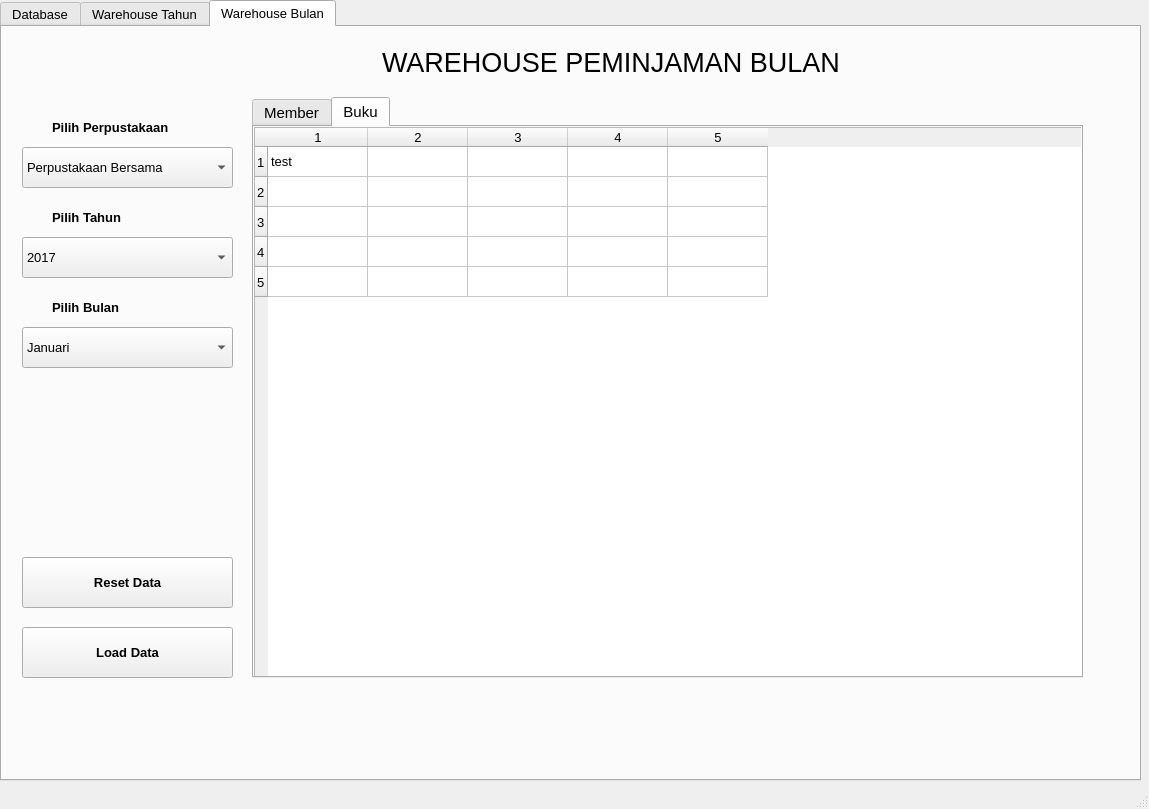
<?xml version="1.0" encoding="UTF-8"?>
<ui version="4.0">
 <class>MainWindow</class>
 <widget class="QMainWindow" name="MainWindow">
  <property name="geometry">
   <rect>
    <x>0</x>
    <y>0</y>
    <width>1149</width>
    <height>809</height>
   </rect>
  </property>
  <property name="windowTitle">
   <string>Data Warehouse | Kelompok 3</string>
  </property>
  <property name="windowIcon">
   <iconset resource="../qrt/book.qrc">
    <normaloff>:/iconbook/book2.png</normaloff>:/iconbook/book2.png</iconset>
  </property>
  <widget class="QWidget" name="centralwidget">
   <widget class="QTabWidget" name="tabWidget">
    <property name="geometry">
     <rect>
      <x>0</x>
      <y>0</y>
      <width>1141</width>
      <height>781</height>
     </rect>
    </property>
    <property name="font">
     <font>
      <pointsize>10</pointsize>
     </font>
    </property>
    <property name="styleSheet">
     <string notr="true"/>
    </property>
    <property name="currentIndex">
     <number>2</number>
    </property>
    <widget class="QWidget" name="tab">
     <attribute name="icon">
      <iconset>
       <normalon>:/setting/download (1).png</normalon>
      </iconset>
     </attribute>
     <attribute name="title">
      <string>Database</string>
     </attribute>
     <widget class="QTableWidget" name="tableWidget">
      <property name="geometry">
       <rect>
        <x>20</x>
        <y>180</y>
        <width>1061</width>
        <height>441</height>
       </rect>
      </property>
      <property name="font">
       <font>
        <pointsize>10</pointsize>
       </font>
      </property>
      <property name="frameShape">
       <enum>QFrame::StyledPanel</enum>
      </property>
      <property name="frameShadow">
       <enum>QFrame::Plain</enum>
      </property>
      <property name="rowCount">
       <number>5</number>
      </property>
      <property name="columnCount">
       <number>5</number>
      </property>
      <row/>
      <row/>
      <row/>
      <row/>
      <row/>
      <column/>
      <column/>
      <column/>
      <column/>
      <column/>
     </widget>
     <widget class="QPushButton" name="buttonExtract">
      <property name="geometry">
       <rect>
        <x>20</x>
        <y>670</y>
        <width>191</width>
        <height>51</height>
       </rect>
      </property>
      <property name="font">
       <font>
        <pointsize>12</pointsize>
       </font>
      </property>
      <property name="text">
       <string>Extract Data</string>
      </property>
      <property name="icon">
       <iconset>
        <normalon>:/iconextract/add-to-database.png</normalon>
       </iconset>
      </property>
      <property name="iconSize">
       <size>
        <width>30</width>
        <height>30</height>
       </size>
      </property>
      <property name="checkable">
       <bool>true</bool>
      </property>
     </widget>
     <widget class="QPushButton" name="buttonResetWH">
      <property name="geometry">
       <rect>
        <x>860</x>
        <y>670</y>
        <width>221</width>
        <height>51</height>
       </rect>
      </property>
      <property name="font">
       <font>
        <pointsize>12</pointsize>
       </font>
      </property>
      <property name="autoFillBackground">
       <bool>false</bool>
      </property>
      <property name="text">
       <string>Reset Warehouse</string>
      </property>
      <property name="icon">
       <iconset>
        <normalon>:/min/min-sql.png</normalon>
       </iconset>
      </property>
      <property name="iconSize">
       <size>
        <width>30</width>
        <height>30</height>
       </size>
      </property>
      <property name="autoDefault">
       <bool>false</bool>
      </property>
     </widget>
     <widget class="QLabel" name="label_2">
      <property name="geometry">
       <rect>
        <x>20</x>
        <y>130</y>
        <width>51</width>
        <height>31</height>
       </rect>
      </property>
      <property name="font">
       <font>
        <weight>75</weight>
        <italic>true</italic>
        <bold>true</bold>
       </font>
      </property>
      <property name="text">
       <string>FROM</string>
      </property>
     </widget>
     <widget class="QComboBox" name="comboBox">
      <property name="geometry">
       <rect>
        <x>90</x>
        <y>130</y>
        <width>191</width>
        <height>31</height>
       </rect>
      </property>
      <property name="tabletTracking">
       <bool>false</bool>
      </property>
      <property name="autoFillBackground">
       <bool>false</bool>
      </property>
      <item>
       <property name="text">
        <string>Perpustakaan</string>
       </property>
      </item>
     </widget>
     <widget class="QLabel" name="label_3">
      <property name="geometry">
       <rect>
        <x>310</x>
        <y>130</y>
        <width>31</width>
        <height>31</height>
       </rect>
      </property>
      <property name="font">
       <font>
        <weight>75</weight>
        <italic>true</italic>
        <bold>true</bold>
       </font>
      </property>
      <property name="text">
       <string>TO</string>
      </property>
     </widget>
     <widget class="QComboBox" name="comboBox_2">
      <property name="geometry">
       <rect>
        <x>350</x>
        <y>130</y>
        <width>191</width>
        <height>31</height>
       </rect>
      </property>
      <item>
       <property name="text">
        <string>Warehouse</string>
       </property>
      </item>
     </widget>
     <widget class="QLabel" name="label_4">
      <property name="geometry">
       <rect>
        <x>410</x>
        <y>30</y>
        <width>471</width>
        <height>51</height>
       </rect>
      </property>
      <property name="font">
       <font>
        <family>MS Shell Dlg 2</family>
        <pointsize>20</pointsize>
       </font>
      </property>
      <property name="text">
       <string>WAREHOUSE PERPUSTAKAAN</string>
      </property>
     </widget>
     <widget class="QPushButton" name="buttonRefresh">
      <property name="geometry">
       <rect>
        <x>240</x>
        <y>670</y>
        <width>191</width>
        <height>51</height>
       </rect>
      </property>
      <property name="font">
       <font>
        <pointsize>12</pointsize>
       </font>
      </property>
      <property name="text">
       <string> Refresh</string>
      </property>
      <property name="icon">
       <iconset>
        <normalon>:/refresh/refresh.png</normalon>
       </iconset>
      </property>
      <property name="iconSize">
       <size>
        <width>30</width>
        <height>30</height>
       </size>
      </property>
     </widget>
     <widget class="QLabel" name="label_5">
      <property name="geometry">
       <rect>
        <x>350</x>
        <y>20</y>
        <width>51</width>
        <height>71</height>
       </rect>
      </property>
      <property name="text">
       <string/>
      </property>
      <property name="pixmap">
       <pixmap resource="../qrt/book.qrc">:/iconbook/book2.png</pixmap>
      </property>
      <property name="scaledContents">
       <bool>true</bool>
      </property>
     </widget>
    </widget>
    <widget class="QWidget" name="tab_2">
     <attribute name="icon">
      <iconset>
       <normalon>:/show/images (2).png</normalon>
      </iconset>
     </attribute>
     <attribute name="title">
      <string>Warehouse Tahun</string>
     </attribute>
     <widget class="QComboBox" name="comboPerpus">
      <property name="geometry">
       <rect>
        <x>20</x>
        <y>120</y>
        <width>211</width>
        <height>41</height>
       </rect>
      </property>
      <property name="font">
       <font>
        <pointsize>10</pointsize>
       </font>
      </property>
      <property name="currentText">
       <string>Perpustakaan Bersama</string>
      </property>
      <item>
       <property name="text">
        <string>Perpustakaan Bersama</string>
       </property>
      </item>
      <item>
       <property name="text">
        <string>Perpustakaan Jurusan</string>
       </property>
      </item>
     </widget>
     <widget class="QComboBox" name="comboTahun">
      <property name="geometry">
       <rect>
        <x>20</x>
        <y>210</y>
        <width>211</width>
        <height>41</height>
       </rect>
      </property>
      <property name="font">
       <font>
        <pointsize>10</pointsize>
       </font>
      </property>
      <property name="currentText">
       <string>2017</string>
      </property>
      <item>
       <property name="text">
        <string>2017</string>
       </property>
      </item>
      <item>
       <property name="text">
        <string>2018</string>
       </property>
      </item>
      <item>
       <property name="text">
        <string>2019</string>
       </property>
      </item>
     </widget>
     <widget class="QPushButton" name="buttonLoad">
      <property name="geometry">
       <rect>
        <x>20</x>
        <y>600</y>
        <width>211</width>
        <height>51</height>
       </rect>
      </property>
      <property name="font">
       <font>
        <weight>75</weight>
        <bold>true</bold>
       </font>
      </property>
      <property name="text">
       <string>Load Data</string>
      </property>
      <property name="icon">
       <iconset>
        <normalon>:/sql-query/sql_query.png</normalon>
       </iconset>
      </property>
      <property name="iconSize">
       <size>
        <width>30</width>
        <height>30</height>
       </size>
      </property>
     </widget>
     <widget class="QPushButton" name="buttonReset">
      <property name="geometry">
       <rect>
        <x>20</x>
        <y>530</y>
        <width>211</width>
        <height>51</height>
       </rect>
      </property>
      <property name="font">
       <font>
        <weight>75</weight>
        <bold>true</bold>
       </font>
      </property>
      <property name="text">
       <string>Reset Data</string>
      </property>
      <property name="icon">
       <iconset>
        <normalon>:/min/min-sql.png</normalon>
       </iconset>
      </property>
      <property name="iconSize">
       <size>
        <width>30</width>
        <height>30</height>
       </size>
      </property>
     </widget>
     <widget class="QLabel" name="label">
      <property name="geometry">
       <rect>
        <x>380</x>
        <y>10</y>
        <width>541</width>
        <height>51</height>
       </rect>
      </property>
      <property name="font">
       <font>
        <family>MS Shell Dlg 2</family>
        <pointsize>20</pointsize>
       </font>
      </property>
      <property name="text">
       <string>WAREHOUSE PEMINJAMAN TAHUN</string>
      </property>
     </widget>
     <widget class="QTabWidget" name="tabWidget_2">
      <property name="geometry">
       <rect>
        <x>250</x>
        <y>70</y>
        <width>831</width>
        <height>581</height>
       </rect>
      </property>
      <property name="font">
       <font>
        <pointsize>11</pointsize>
       </font>
      </property>
      <property name="currentIndex">
       <number>1</number>
      </property>
      <widget class="QWidget" name="tab_3">
       <attribute name="icon">
        <iconset>
         <normalon>:/person/grab-vector-graphic-person-icon--imagebasket-13.png</normalon>
        </iconset>
       </attribute>
       <attribute name="title">
        <string>Member</string>
       </attribute>
       <widget class="QTableWidget" name="tableWidget_2">
        <property name="geometry">
         <rect>
          <x>0</x>
          <y>0</y>
          <width>831</width>
          <height>551</height>
         </rect>
        </property>
        <property name="font">
         <font>
          <pointsize>10</pointsize>
         </font>
        </property>
        <property name="rowCount">
         <number>5</number>
        </property>
        <property name="columnCount">
         <number>5</number>
        </property>
        <row/>
        <row/>
        <row/>
        <row/>
        <row/>
        <column/>
        <column/>
        <column/>
        <column/>
        <column/>
        <item row="0" column="0">
         <property name="text">
          <string/>
         </property>
        </item>
       </widget>
      </widget>
      <widget class="QWidget" name="tab_4">
       <attribute name="icon">
        <iconset>
         <normalon>:/book2/book3.png</normalon>
        </iconset>
       </attribute>
       <attribute name="title">
        <string>Buku</string>
       </attribute>
       <widget class="QTableWidget" name="tableWidget_3">
        <property name="geometry">
         <rect>
          <x>0</x>
          <y>0</y>
          <width>831</width>
          <height>551</height>
         </rect>
        </property>
        <property name="font">
         <font>
          <pointsize>10</pointsize>
         </font>
        </property>
        <property name="rowCount">
         <number>5</number>
        </property>
        <property name="columnCount">
         <number>5</number>
        </property>
        <row/>
        <row/>
        <row/>
        <row/>
        <row/>
        <column/>
        <column/>
        <column/>
        <column/>
        <column/>
        <item row="0" column="0">
         <property name="text">
          <string>test</string>
         </property>
        </item>
       </widget>
      </widget>
     </widget>
     <widget class="QLabel" name="label_6">
      <property name="geometry">
       <rect>
        <x>50</x>
        <y>90</y>
        <width>171</width>
        <height>21</height>
       </rect>
      </property>
      <property name="font">
       <font>
        <weight>75</weight>
        <italic>false</italic>
        <bold>true</bold>
       </font>
      </property>
      <property name="text">
       <string>Pilih Perpustakaan</string>
      </property>
     </widget>
     <widget class="QLabel" name="label_7">
      <property name="geometry">
       <rect>
        <x>50</x>
        <y>180</y>
        <width>111</width>
        <height>21</height>
       </rect>
      </property>
      <property name="font">
       <font>
        <weight>75</weight>
        <italic>false</italic>
        <bold>true</bold>
       </font>
      </property>
      <property name="text">
       <string>Pilih Tahun</string>
      </property>
     </widget>
     <widget class="QLabel" name="label_15">
      <property name="geometry">
       <rect>
        <x>20</x>
        <y>90</y>
        <width>21</width>
        <height>21</height>
       </rect>
      </property>
      <property name="text">
       <string/>
      </property>
      <property name="pixmap">
       <pixmap resource="../qrt/book.qrc">:/date/date.png</pixmap>
      </property>
      <property name="scaledContents">
       <bool>true</bool>
      </property>
     </widget>
     <widget class="QLabel" name="label_16">
      <property name="geometry">
       <rect>
        <x>20</x>
        <y>180</y>
        <width>21</width>
        <height>21</height>
       </rect>
      </property>
      <property name="text">
       <string/>
      </property>
      <property name="pixmap">
       <pixmap resource="../qrt/book.qrc">:/date/date.png</pixmap>
      </property>
      <property name="scaledContents">
       <bool>true</bool>
      </property>
     </widget>
     <zorder>tabWidget_2</zorder>
     <zorder>comboPerpus</zorder>
     <zorder>comboTahun</zorder>
     <zorder>buttonLoad</zorder>
     <zorder>buttonReset</zorder>
     <zorder>label</zorder>
     <zorder>label_6</zorder>
     <zorder>label_7</zorder>
     <zorder>label_15</zorder>
     <zorder>label_16</zorder>
    </widget>
    <widget class="QWidget" name="tabBulan">
     <attribute name="icon">
      <iconset>
       <normalon>:/show/images (2).png</normalon>
      </iconset>
     </attribute>
     <attribute name="title">
      <string>Warehouse Bulan</string>
     </attribute>
     <widget class="QPushButton" name="buttonReset_2">
      <property name="geometry">
       <rect>
        <x>20</x>
        <y>530</y>
        <width>211</width>
        <height>51</height>
       </rect>
      </property>
      <property name="font">
       <font>
        <weight>75</weight>
        <bold>true</bold>
       </font>
      </property>
      <property name="text">
       <string>Reset Data</string>
      </property>
      <property name="icon">
       <iconset>
        <normalon>:/min/min-sql.png</normalon>
       </iconset>
      </property>
      <property name="iconSize">
       <size>
        <width>30</width>
        <height>30</height>
       </size>
      </property>
     </widget>
     <widget class="QComboBox" name="comboBulan">
      <property name="geometry">
       <rect>
        <x>20</x>
        <y>300</y>
        <width>211</width>
        <height>41</height>
       </rect>
      </property>
      <property name="font">
       <font>
        <pointsize>10</pointsize>
       </font>
      </property>
      <property name="currentText">
       <string>Januari</string>
      </property>
      <item>
       <property name="text">
        <string>Januari</string>
       </property>
      </item>
      <item>
       <property name="text">
        <string>Februari</string>
       </property>
      </item>
      <item>
       <property name="text">
        <string>Maret</string>
       </property>
      </item>
      <item>
       <property name="text">
        <string>April</string>
       </property>
      </item>
      <item>
       <property name="text">
        <string>Mei</string>
       </property>
      </item>
      <item>
       <property name="text">
        <string>Juni</string>
       </property>
      </item>
      <item>
       <property name="text">
        <string>Juli</string>
       </property>
      </item>
      <item>
       <property name="text">
        <string>Agustus</string>
       </property>
      </item>
      <item>
       <property name="text">
        <string>September</string>
       </property>
      </item>
      <item>
       <property name="text">
        <string>Oktober</string>
       </property>
      </item>
      <item>
       <property name="text">
        <string>November</string>
       </property>
      </item>
      <item>
       <property name="text">
        <string>Desember</string>
       </property>
      </item>
     </widget>
     <widget class="QComboBox" name="comboPerpus_2">
      <property name="geometry">
       <rect>
        <x>20</x>
        <y>120</y>
        <width>211</width>
        <height>41</height>
       </rect>
      </property>
      <property name="font">
       <font>
        <pointsize>10</pointsize>
       </font>
      </property>
      <property name="currentText">
       <string>Perpustakaan Bersama</string>
      </property>
      <item>
       <property name="text">
        <string>Perpustakaan Bersama</string>
       </property>
      </item>
      <item>
       <property name="text">
        <string>Perpustakaan Jurusan</string>
       </property>
      </item>
     </widget>
     <widget class="QComboBox" name="comboTahun_2">
      <property name="geometry">
       <rect>
        <x>20</x>
        <y>210</y>
        <width>211</width>
        <height>41</height>
       </rect>
      </property>
      <property name="font">
       <font>
        <pointsize>10</pointsize>
       </font>
      </property>
      <property name="currentText">
       <string>2017</string>
      </property>
      <item>
       <property name="text">
        <string>2017</string>
       </property>
      </item>
      <item>
       <property name="text">
        <string>2018</string>
       </property>
      </item>
      <item>
       <property name="text">
        <string>2019</string>
       </property>
      </item>
     </widget>
     <widget class="QTabWidget" name="tabWidget_3">
      <property name="geometry">
       <rect>
        <x>250</x>
        <y>70</y>
        <width>831</width>
        <height>581</height>
       </rect>
      </property>
      <property name="font">
       <font>
        <pointsize>11</pointsize>
       </font>
      </property>
      <property name="autoFillBackground">
       <bool>false</bool>
      </property>
      <property name="currentIndex">
       <number>1</number>
      </property>
      <widget class="QWidget" name="tab_5">
       <attribute name="icon">
        <iconset>
         <normalon>:/person/grab-vector-graphic-person-icon--imagebasket-13.png</normalon>
        </iconset>
       </attribute>
       <attribute name="title">
        <string>Member</string>
       </attribute>
       <widget class="QTableWidget" name="tableWidget_4">
        <property name="geometry">
         <rect>
          <x>0</x>
          <y>0</y>
          <width>831</width>
          <height>551</height>
         </rect>
        </property>
        <property name="font">
         <font>
          <pointsize>10</pointsize>
         </font>
        </property>
        <property name="rowCount">
         <number>5</number>
        </property>
        <property name="columnCount">
         <number>5</number>
        </property>
        <row/>
        <row/>
        <row/>
        <row/>
        <row/>
        <column/>
        <column/>
        <column/>
        <column/>
        <column/>
        <item row="0" column="0">
         <property name="text">
          <string/>
         </property>
        </item>
       </widget>
      </widget>
      <widget class="QWidget" name="tab_6">
       <attribute name="icon">
        <iconset>
         <normalon>:/book2/book3.png</normalon>
        </iconset>
       </attribute>
       <attribute name="title">
        <string>Buku</string>
       </attribute>
       <widget class="QTableWidget" name="tableWidget_5">
        <property name="geometry">
         <rect>
          <x>0</x>
          <y>0</y>
          <width>831</width>
          <height>551</height>
         </rect>
        </property>
        <property name="font">
         <font>
          <pointsize>10</pointsize>
         </font>
        </property>
        <property name="rowCount">
         <number>5</number>
        </property>
        <property name="columnCount">
         <number>5</number>
        </property>
        <row/>
        <row/>
        <row/>
        <row/>
        <row/>
        <column/>
        <column/>
        <column/>
        <column/>
        <column/>
        <item row="0" column="0">
         <property name="text">
          <string>test</string>
         </property>
        </item>
       </widget>
      </widget>
     </widget>
     <widget class="QPushButton" name="buttonLoad_2">
      <property name="geometry">
       <rect>
        <x>20</x>
        <y>600</y>
        <width>211</width>
        <height>51</height>
       </rect>
      </property>
      <property name="font">
       <font>
        <weight>75</weight>
        <bold>true</bold>
       </font>
      </property>
      <property name="text">
       <string>Load Data</string>
      </property>
      <property name="icon">
       <iconset>
        <normalon>:/sql-query/sql_query.png</normalon>
       </iconset>
      </property>
      <property name="iconSize">
       <size>
        <width>30</width>
        <height>30</height>
       </size>
      </property>
     </widget>
     <widget class="QLabel" name="label_8">
      <property name="geometry">
       <rect>
        <x>50</x>
        <y>90</y>
        <width>171</width>
        <height>21</height>
       </rect>
      </property>
      <property name="font">
       <font>
        <weight>75</weight>
        <italic>false</italic>
        <bold>true</bold>
       </font>
      </property>
      <property name="text">
       <string>Pilih Perpustakaan</string>
      </property>
     </widget>
     <widget class="QLabel" name="label_9">
      <property name="geometry">
       <rect>
        <x>50</x>
        <y>180</y>
        <width>171</width>
        <height>21</height>
       </rect>
      </property>
      <property name="font">
       <font>
        <weight>75</weight>
        <italic>false</italic>
        <bold>true</bold>
       </font>
      </property>
      <property name="text">
       <string>Pilih Tahun</string>
      </property>
     </widget>
     <widget class="QLabel" name="label_10">
      <property name="geometry">
       <rect>
        <x>50</x>
        <y>270</y>
        <width>141</width>
        <height>21</height>
       </rect>
      </property>
      <property name="font">
       <font>
        <weight>75</weight>
        <italic>false</italic>
        <bold>true</bold>
       </font>
      </property>
      <property name="text">
       <string>Pilih Bulan</string>
      </property>
     </widget>
     <widget class="QLabel" name="label_11">
      <property name="geometry">
       <rect>
        <x>380</x>
        <y>10</y>
        <width>521</width>
        <height>51</height>
       </rect>
      </property>
      <property name="font">
       <font>
        <family>MS Shell Dlg 2</family>
        <pointsize>20</pointsize>
       </font>
      </property>
      <property name="text">
       <string>WAREHOUSE PEMINJAMAN BULAN</string>
      </property>
     </widget>
     <widget class="QLabel" name="label_12">
      <property name="geometry">
       <rect>
        <x>20</x>
        <y>90</y>
        <width>21</width>
        <height>21</height>
       </rect>
      </property>
      <property name="text">
       <string/>
      </property>
      <property name="pixmap">
       <pixmap resource="../qrt/book.qrc">:/date/date.png</pixmap>
      </property>
      <property name="scaledContents">
       <bool>true</bool>
      </property>
     </widget>
     <widget class="QLabel" name="label_13">
      <property name="geometry">
       <rect>
        <x>20</x>
        <y>180</y>
        <width>21</width>
        <height>21</height>
       </rect>
      </property>
      <property name="text">
       <string/>
      </property>
      <property name="pixmap">
       <pixmap resource="../qrt/book.qrc">:/date/date.png</pixmap>
      </property>
      <property name="scaledContents">
       <bool>true</bool>
      </property>
     </widget>
     <widget class="QLabel" name="label_14">
      <property name="geometry">
       <rect>
        <x>20</x>
        <y>270</y>
        <width>21</width>
        <height>21</height>
       </rect>
      </property>
      <property name="text">
       <string/>
      </property>
      <property name="pixmap">
       <pixmap resource="../qrt/book.qrc">:/date/date.png</pixmap>
      </property>
      <property name="scaledContents">
       <bool>true</bool>
      </property>
     </widget>
    </widget>
   </widget>
  </widget>
  <widget class="QMenuBar" name="menubar">
   <property name="geometry">
    <rect>
     <x>0</x>
     <y>0</y>
     <width>1149</width>
     <height>26</height>
    </rect>
   </property>
  </widget>
  <widget class="QStatusBar" name="statusbar"/>
 </widget>
 <resources>
  <include location="../qrt/book.qrc"/>
 </resources>
 <connections/>
</ui>
